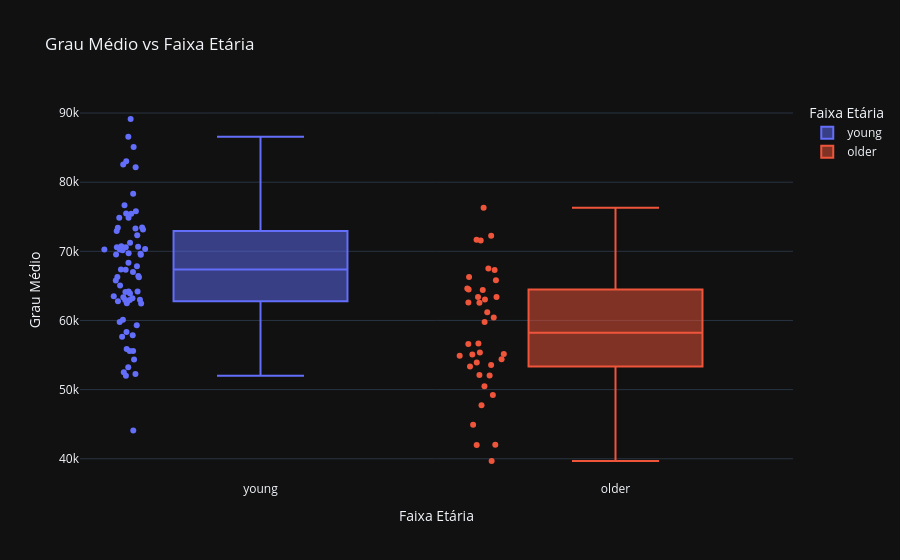
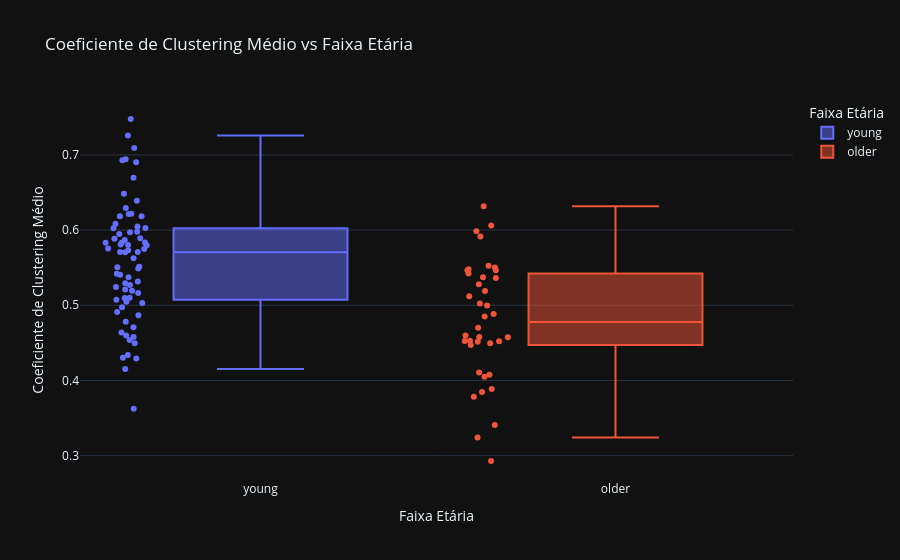
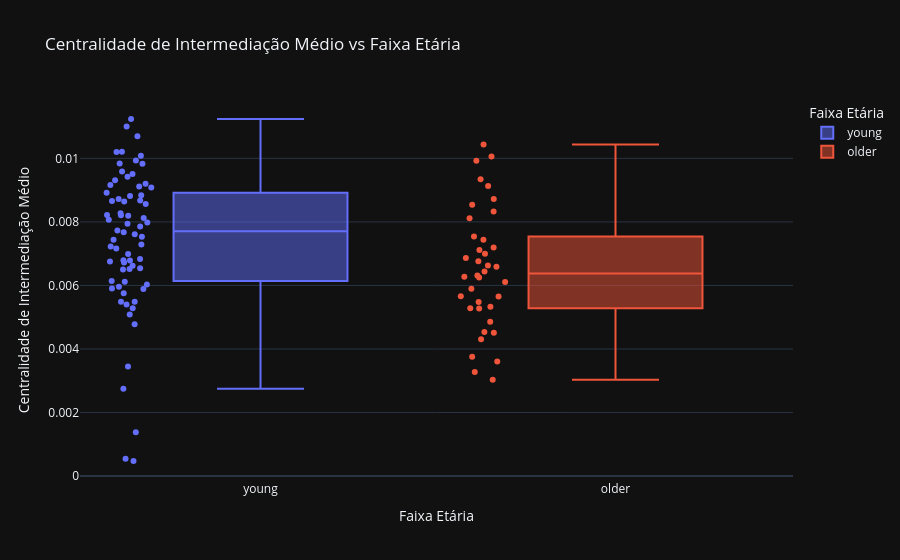

Here is the notebook cell these charts were saved with, in order:
### Markdown cell above
### Idade

### Code cell
for metric, label in GRAPH_METRICS.items():
    fig = px.box(
        df_healthy,
        x="Faixa Etária",
        y=metric,
        color="Faixa Etária",
        title=f"{label} vs Age Group",
        points='all',
        labels={
            "Faixa Etária": "Faixa Etária",
            metric: label
        }
    )
    fig.update_layout(
        xaxis_title="Faixa Etária",
        yaxis_title=label,
        title=f"{label} vs Faixa Etária"
    )
    fig.show()

### Figure 1 — Plotly figure (JSON) as saved in the notebook; plotly's stock layout.template omitted (floating-point values rounded to 4 significant figures)
{"data": [{"alignmentgroup": "True", "boxpoints": "all", "hovertemplate": "Faixa Etária=%{x}<br>Grau Médio=%{y}<extra></extra>", "legendgroup": "young", "marker": {"color": "#636efa"}, "name": "young", "notched": false, "offsetgroup": "young", "orientation": "v", "showlegend": true, "type": "box", "x": ["young", "young", "young", "young", "young", "young", "young", "young", "young", "young", "young", "young", "young", "young", "young", "young", "young", "young", "young", "young", "young", "young", "young", "young", "young", "young", "young", "young", "young", "young", "young", "young", "young", "young", "young", "young", "young", "young", "young", "young", "young", "young", "young", "young", "young", "young", "young", "young", "young", "young", "young", "young", "young", "young", "young", "young", "young", "young", "young", "young", "young", "young", "young", "young", "young", "young", "young", "young", "young", "young"], "x0": " ", "xaxis": "x", "y": [44100.0, 52000.0, 69490.0, 62780.0, 67840.0, 78320.0, 73440.0, 85080.0, 65070.0, 65790.0, 55870.0, 63230.0, 74850.0, 70150.0, 75460.0, 83030.0, 73290.0, 66410.0, 55600.0, 53240.0, 72950.0, 70590.0, 59300.0, 54370.0, 63520.0, 59760.0, 62460.0, 64190.0, 74850.0, 73160.0, 55590.0, 57640.0, 75780.0, 70720.0, 86580.0, 89140.0, 70260.0, 72310.0, 52520.0, 58320.0, 82570.0, 82150.0, 75430.0, 70350.0, 71230.0, 63350.0, 73410.0, 70580.0, 68360.0, 66250.0, 60100.0, 62970.0, 66290.0, 63000.0, 69660.0, 70670.0, 57860.0, 67340.0, 64120.0, 64210.0, 69730.0, 67360.0, 69540.0, 67000.0, 62480.0, 52280.0, 63900.0, 62950.0, 70250.0, 76670.0], "y0": " ", "yaxis": "y"}, {"alignmentgroup": "True", "boxpoints": "all", "hovertemplate": "Faixa Etária=%{x}<br>Grau Médio=%{y}<extra></extra>", "legendgroup": "older", "marker": {"color": "#EF553B"}, "name": "older", "notched": false, "offsetgroup": "older", "orientation": "v", "showlegend": true, "type": "box", "x": ["older", "older", "older", "older", "older", "older", "older", "older", "older", "older", "older", "older", "older", "older", "older", "older", "older", "older", "older", "older", "older", "older", "older", "older", "older", "older", "older", "older", "older", "older", "older", "older", "older", "older", "older", "older", "older", "older"], "x0": " ", "xaxis": "x", "y": [72250.0, 60420.0, 63380.0, 56660.0, 61190.0, 53570.0, 56580.0, 59770.0, 62590.0, 64620.0, 55080.0, 54390.0, 53350.0, 55360.0, 52110.0, 49220.0, 63400.0, 50490.0, 76310.0, 71680.0, 67500.0, 67290.0, 44920.0, 42040.0, 71580.0, 55160.0, 54880.0, 39680.0, 52040.0, 41980.0, 64400.0, 65810.0, 64460.0, 47730.0, 66270.0, 62550.0, 63030.0, 53910.0], "y0": " ", "yaxis": "y"}], "layout": {"boxmode": "overlay", "legend": {"title": {"text": "Faixa Etária"}, "tracegroupgap": 0}, "title": {"text": "Grau Médio vs Faixa Etária"}, "xaxis": {"anchor": "y", "categoryarray": ["young", "older"], "categoryorder": "array", "domain": [0, 1], "title": {"text": "Faixa Etária"}}, "yaxis": {"anchor": "x", "domain": [0, 1], "title": {"text": "Grau Médio"}}}}

### Figure 2 — Plotly figure (JSON) as saved in the notebook; plotly's stock layout.template omitted (floating-point values rounded to 4 significant figures)
{"data": [{"alignmentgroup": "True", "boxpoints": "all", "hovertemplate": "Faixa Etária=%{x}<br>Coeficiente de Clustering Médio=%{y}<extra></extra>", "legendgroup": "young", "marker": {"color": "#636efa"}, "name": "young", "notched": false, "offsetgroup": "young", "orientation": "v", "showlegend": true, "type": "box", "x": ["young", "young", "young", "young", "young", "young", "young", "young", "young", "young", "young", "young", "young", "young", "young", "young", "young", "young", "young", "young", "young", "young", "young", "young", "young", "young", "young", "young", "young", "young", "young", "young", "young", "young", "young", "young", "young", "young", "young", "young", "young", "young", "young", "young", "young", "young", "young", "young", "young", "young", "young", "young", "young", "young", "young", "young", "young", "young", "young", "young", "young", "young", "young", "young", "young", "young", "young", "young", "young", "young"], "x0": " ", "xaxis": "x", "y": [0.3624, 0.429, 0.5831, 0.5046, 0.5885, 0.6695, 0.6028, 0.7091, 0.5294, 0.5405, 0.4598, 0.5244, 0.6086, 0.5749, 0.6214, 0.6929, 0.6389, 0.5753, 0.491, 0.4493, 0.5977, 0.581, 0.4636, 0.4301, 0.5315, 0.4974, 0.5029, 0.5192, 0.6184, 0.6025, 0.4337, 0.4577, 0.6292, 0.5831, 0.7259, 0.7478, 0.5801, 0.6049, 0.4151, 0.4707, 0.6942, 0.6903, 0.6183, 0.5709, 0.5946, 0.5269, 0.6217, 0.597, 0.5703, 0.5513, 0.478, 0.5098, 0.5421, 0.5073, 0.5707, 0.5797, 0.4866, 0.5505, 0.5163, 0.521, 0.5835, 0.5733, 0.5891, 0.5626, 0.5372, 0.4536, 0.5488, 0.5098, 0.5867, 0.6482], "y0": " ", "yaxis": "y"}, {"alignmentgroup": "True", "boxpoints": "all", "hovertemplate": "Faixa Etária=%{x}<br>Coeficiente de Clustering Médio=%{y}<extra></extra>", "legendgroup": "older", "marker": {"color": "#EF553B"}, "name": "older", "notched": false, "offsetgroup": "older", "orientation": "v", "showlegend": true, "type": "box", "x": ["older", "older", "older", "older", "older", "older", "older", "older", "older", "older", "older", "older", "older", "older", "older", "older", "older", "older", "older", "older", "older", "older", "older", "older", "older", "older", "older", "older", "older", "older", "older", "older", "older", "older", "older", "older", "older", "older"], "x0": " ", "xaxis": "x", "y": [0.6061, 0.4885, 0.5191, 0.4699, 0.4998, 0.4578, 0.4597, 0.4852, 0.5281, 0.5465, 0.4576, 0.4522, 0.4472, 0.4513, 0.4075, 0.3847, 0.5022, 0.4106, 0.6317, 0.5916, 0.5524, 0.5502, 0.3782, 0.3407, 0.5984, 0.4496, 0.4525, 0.2928, 0.4048, 0.3242, 0.5364, 0.548, 0.5465, 0.3885, 0.5422, 0.5119, 0.5372, 0.4528], "y0": " ", "yaxis": "y"}], "layout": {"boxmode": "overlay", "legend": {"title": {"text": "Faixa Etária"}, "tracegroupgap": 0}, "title": {"text": "Coeficiente de Clustering Médio vs Faixa Etária"}, "xaxis": {"anchor": "y", "categoryarray": ["young", "older"], "categoryorder": "array", "domain": [0, 1], "title": {"text": "Faixa Etária"}}, "yaxis": {"anchor": "x", "domain": [0, 1], "title": {"text": "Coeficiente de Clustering Médio"}}}}

### Figure 3 — Plotly figure (JSON) as saved in the notebook; plotly's stock layout.template omitted (floating-point values rounded to 4 significant figures)
{"data": [{"alignmentgroup": "True", "boxpoints": "all", "hovertemplate": "Faixa Etária=%{x}<br>Centralidade de Intermediação Médio=%{y}<extra></extra>", "legendgroup": "young", "marker": {"color": "#636efa"}, "name": "young", "notched": false, "offsetgroup": "young", "orientation": "v", "showlegend": true, "type": "box", "x": ["young", "young", "young", "young", "young", "young", "young", "young", "young", "young", "young", "young", "young", "young", "young", "young", "young", "young", "young", "young", "young", "young", "young", "young", "young", "young", "young", "young", "young", "young", "young", "young", "young", "young", "young", "young", "young", "young", "young", "young", "young", "young", "young", "young", "young", "young", "young", "young", "young", "young", "young", "young", "young", "young", "young", "young", "young", "young", "young", "young", "young", "young", "young", "young", "young", "young", "young", "young", "young", "young"], "x0": " ", "xaxis": "x", "y": [0.009117, 0.009311, 0.006517, 0.006503, 0.005085, 0.006752, 0.009839, 0.006545, 0.009936, 0.00773, 0.009505, 0.008677, 0.007856, 0.008123, 0.006833, 0.00275, 0.006986, 0.008214, 0.01069, 0.008919, 0.00614, 0.005959, 0.005484, 0.007286, 0.007676, 0.007436, 0.007222, 0.009828, 0.007163, 0.007531, 0.00662, 0.009589, 0.005282, 0.00807, 0.0004744, 0.0005437, 0.008194, 0.006721, 0.009205, 0.007611, 0.0102, 0.01008, 0.00872, 0.008816, 0.006114, 0.006789, 0.001378, 0.003446, 0.009082, 0.005755, 0.008272, 0.008645, 0.007942, 0.009162, 0.00679, 0.008213, 0.006032, 0.004781, 0.009418, 0.008656, 0.00549, 0.005889, 0.007981, 0.008836, 0.005398, 0.01124, 0.008563, 0.01101, 0.01021, 0.005906], "y0": " ", "yaxis": "y"}, {"alignmentgroup": "True", "boxpoints": "all", "hovertemplate": "Faixa Etária=%{x}<br>Centralidade de Intermediação Médio=%{y}<extra></extra>", "legendgroup": "older", "marker": {"color": "#EF553B"}, "name": "older", "notched": false, "offsetgroup": "older", "orientation": "v", "showlegend": true, "type": "box", "x": ["older", "older", "older", "older", "older", "older", "older", "older", "older", "older", "older", "older", "older", "older", "older", "older", "older", "older", "older", "older", "older", "older", "older", "older", "older", "older", "older", "older", "older", "older", "older", "older", "older", "older", "older", "older", "older", "older"], "x0": " ", "xaxis": "x", "y": [0.005657, 0.004532, 0.003758, 0.005271, 0.01006, 0.003034, 0.00934, 0.00663, 0.005279, 0.006247, 0.006998, 0.006759, 0.007434, 0.008116, 0.003278, 0.005479, 0.009924, 0.007197, 0.006865, 0.004509, 0.003608, 0.005895, 0.006585, 0.006314, 0.007543, 0.008723, 0.007118, 0.006109, 0.01044, 0.00565, 0.006277, 0.004861, 0.005328, 0.009133, 0.006439, 0.008326, 0.008539, 0.004306], "y0": " ", "yaxis": "y"}], "layout": {"boxmode": "overlay", "legend": {"title": {"text": "Faixa Etária"}, "tracegroupgap": 0}, "title": {"text": "Centralidade de Intermediação Médio vs Faixa Etária"}, "xaxis": {"anchor": "y", "categoryarray": ["young", "older"], "categoryorder": "array", "domain": [0, 1], "title": {"text": "Faixa Etária"}}, "yaxis": {"anchor": "x", "domain": [0, 1], "title": {"text": "Centralidade de Intermediação Médio"}}}}
